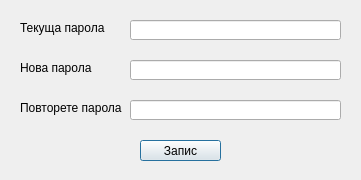
<?xml version="1.0" encoding="UTF-8"?>
<ui version="4.0">
 <class>Dialog</class>
 <widget class="QDialog" name="Dialog">
  <property name="geometry">
   <rect>
    <x>0</x>
    <y>0</y>
    <width>361</width>
    <height>180</height>
   </rect>
  </property>
  <property name="minimumSize">
   <size>
    <width>361</width>
    <height>180</height>
   </size>
  </property>
  <property name="maximumSize">
   <size>
    <width>361</width>
    <height>180</height>
   </size>
  </property>
  <property name="windowTitle">
   <string>Смяна на Admin парола</string>
  </property>
  <widget class="QLabel" name="label">
   <property name="geometry">
    <rect>
     <x>20</x>
     <y>20</y>
     <width>111</width>
     <height>16</height>
    </rect>
   </property>
   <property name="text">
    <string>Текуща парола</string>
   </property>
  </widget>
  <widget class="QLineEdit" name="lineCurrentPass">
   <property name="geometry">
    <rect>
     <x>130</x>
     <y>20</y>
     <width>211</width>
     <height>20</height>
    </rect>
   </property>
   <property name="maxLength">
    <number>100</number>
   </property>
   <property name="echoMode">
    <enum>QLineEdit::Password</enum>
   </property>
  </widget>
  <widget class="QLabel" name="label_2">
   <property name="geometry">
    <rect>
     <x>20</x>
     <y>60</y>
     <width>111</width>
     <height>16</height>
    </rect>
   </property>
   <property name="text">
    <string>Нова парола</string>
   </property>
  </widget>
  <widget class="QLineEdit" name="lineNewPass">
   <property name="geometry">
    <rect>
     <x>130</x>
     <y>60</y>
     <width>211</width>
     <height>20</height>
    </rect>
   </property>
   <property name="maxLength">
    <number>100</number>
   </property>
   <property name="echoMode">
    <enum>QLineEdit::Password</enum>
   </property>
  </widget>
  <widget class="QLineEdit" name="lineNewPassRepeat">
   <property name="geometry">
    <rect>
     <x>130</x>
     <y>100</y>
     <width>211</width>
     <height>20</height>
    </rect>
   </property>
   <property name="maxLength">
    <number>100</number>
   </property>
   <property name="echoMode">
    <enum>QLineEdit::Password</enum>
   </property>
  </widget>
  <widget class="QLabel" name="label_3">
   <property name="geometry">
    <rect>
     <x>20</x>
     <y>100</y>
     <width>111</width>
     <height>16</height>
    </rect>
   </property>
   <property name="text">
    <string>Повторете парола</string>
   </property>
  </widget>
  <widget class="QPushButton" name="pushSavePass">
   <property name="geometry">
    <rect>
     <x>140</x>
     <y>140</y>
     <width>81</width>
     <height>21</height>
    </rect>
   </property>
   <property name="text">
    <string>Запис</string>
   </property>
  </widget>
 </widget>
 <resources/>
 <connections/>
</ui>
